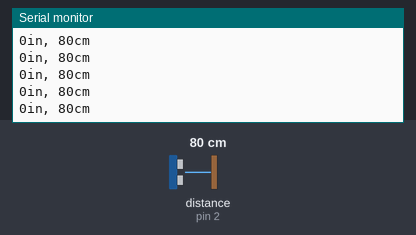
Bench run of a sketch on a simulated Arduino Uno, built with avr-gcc and run on an emulated ATmega328P. On the bench: the last lines printed to the serial monitor. Wiring (inferred from the names in the program): ultrasonic range finder: trigger pin 3; echo pin 2. The test bench sets the inputs (shaded band); at power-on: distance to the obstacle (sensor on pin 2) 80 cm. The echo pulse lasts 58.3 µs per cm.

Above: at 1.2 s.
1.3 s: distance to the obstacle (sensor on pin 2) set to 2 cm
At 1.38 s:
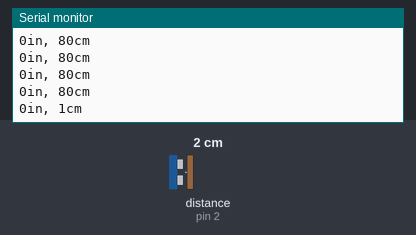
4.3 s: distance to the obstacle (sensor on pin 2) set to 250 cm
At 4.41 s:
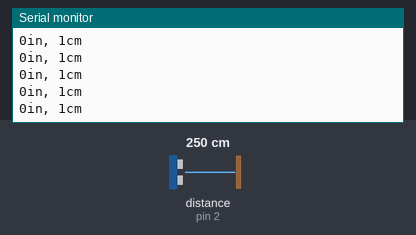
Timing chart, 0 to 7.3 s (numbered marks = the images above; inputs shaded):
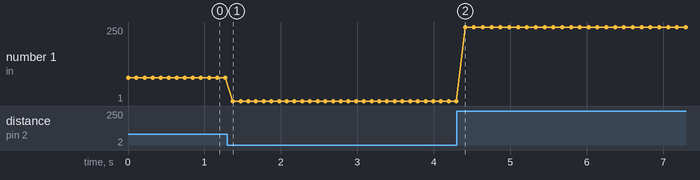

The sketch:

UltraSonic_simulation.ino
```cpp
const int echoPin = 2;
const int pingPin = 3;
void setup()
{ Serial.begin(9600);
  pinMode(pingPin, OUTPUT); pinMode(echoPin, INPUT); }
void loop()
{ long duration, inches, cm;
  digitalWrite(pingPin, LOW);
  delayMicroseconds(2);
  digitalWrite(pingPin, HIGH);
  delayMicroseconds(10);
  digitalWrite(pingPin, LOW);
  duration = pulseIn(echoPin, HIGH);
  cm = microsecondsToCentimeters(duration);
  Serial.print(inches);
  Serial.print("in, ");
  Serial.print(cm);
  Serial.print("cm");
  Serial.println();
  delay(100);}
long microsecondsToInches(long microseconds)
{return microseconds / 74 / 2;}
long microsecondsToCentimeters(long microseconds)
{return microseconds / 29 / 2;}
```

Measured:
- after the input at 1.3 s, the serial monitor: prints a new line after 0.07 s (image 1)
- plotted number 1: 80 → 1 after the input at 1.3 s, 1 → 250 after the input at 4.3 s
